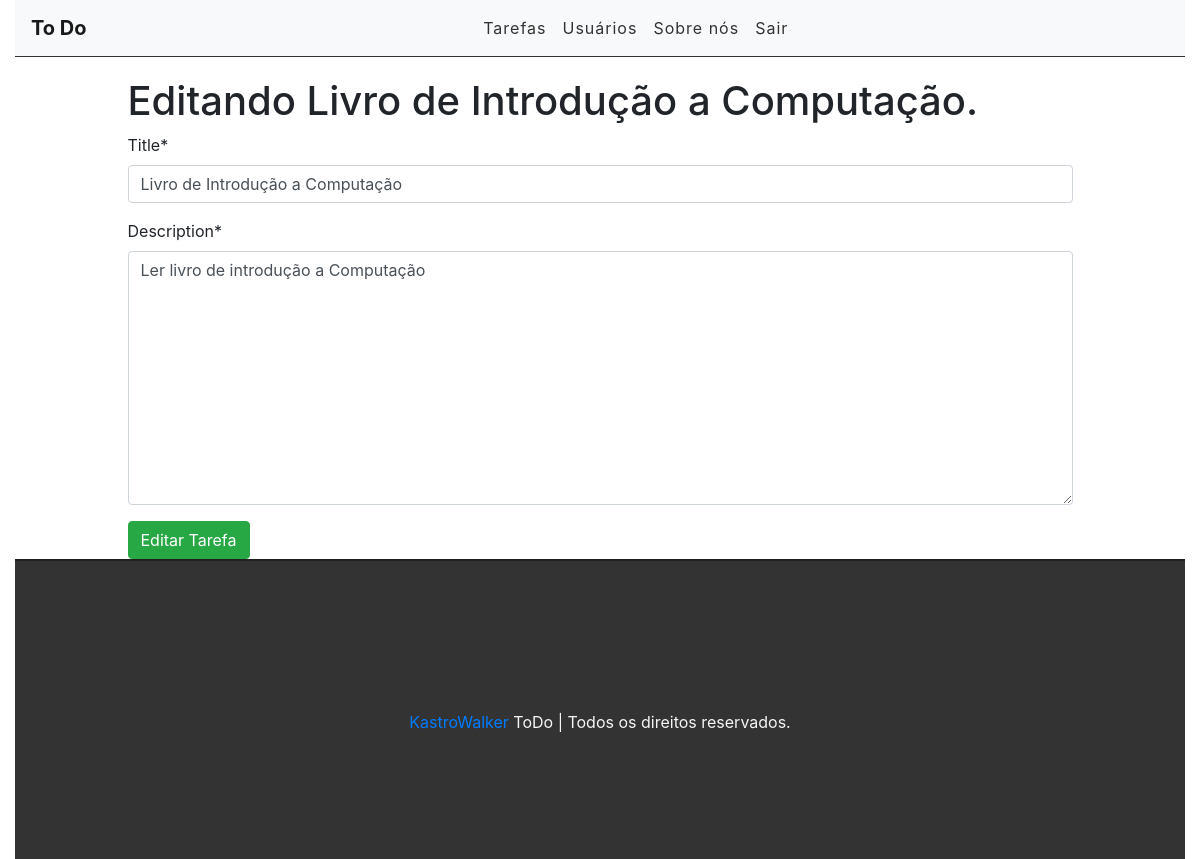
Screenshot of /edit/7 (signed in) with the database file from the repository.
### tasks/models.py (models this page shows, shortened)
class Task(models.Model):
    STATUS = (
        ('doing', 'Doing'),
        ('done', 'Done'),
    )
    title = models.CharField(max_length=255)
    description = models.TextField()
    done = models.CharField(
        max_length = 5,
        choices = STATUS,
    )
    created_at = models.DateTimeField(auto_now_add=True)
    update_at = models.DateTimeField(auto_now=True)

### tasks/views.py (the view)
# urls.py: path('edit/<int:id>', views.editTask, name='edit-task'),
@login_required
def editTask(request, id):
    task = get_object_or_404(Task, pk=id)
    form = TaskForm(instance=task)
    if request.method == 'POST':
        form = TaskForm(request.POST, instance=task)
        if form.is_valid():
            task.save()
            messages.info(request, 'Tarefa editada com sucesso.')
            return redirect('/')
        else:
            messages.info(request, 'Erro ao editar tarefa.')
            return render(request, 'tasks/edittask.html', {'form': form, 'task': task})
    else:
        return render(request, 'tasks/edittask.html', {'form': form, 'task': task})

### tasks/forms.py
class TaskForm(forms.ModelForm):
    class Meta:
        model = Task
        fields = ('title', 'description')

### tasks/templates/tasks/edittask.html (shortened to what this page needs)
{% extends 'base.html' %}
{% load crispy_forms_tags %}
{% block content %}
<div class="offset-1 col-10 list-div">
    <h1>Editando {{task.title}}.</h1>
    <form method="POST">
        {{ form|crispy }}
        <input type="submit" class="btn btn-success" value="Editar Tarefa">
    </form>
</div>
{% endblock %}

### tasks/static/css/styles.css (style rules this page uses)
.list-div { padding: 0; }

### rows the page displays
Task: title "Livro de Introdução a Computação", description "Ler livro de introdução a Computação"
